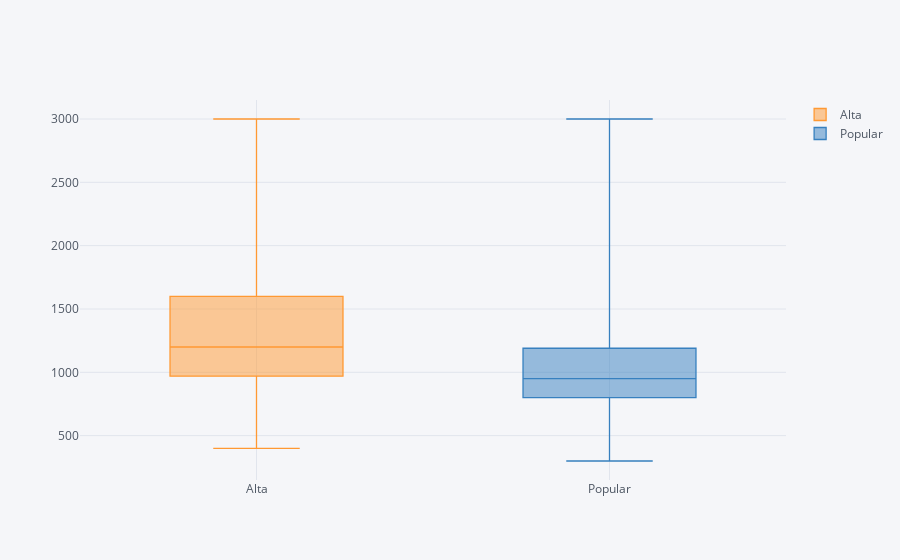

Notebook code cell kept with this figure:
### Code cell
df[['Zona_cat', 'Precio']].pivot(columns='Zona_cat', values='Precio').iplot(kind='box')

### Figure 1 — Plotly figure (JSON) as saved in the notebook; plotly's stock layout.template omitted (floating-point values rounded to 4 significant figures; data arrays with more than 128 entries replaced by an {"elided": "..."} marker saying what was removed)
{"data": [{"boxpoints": false, "line": {"width": 1.3}, "marker": {"color": "rgba(255, 153, 51, 1.0)"}, "name": "Alta", "orientation": "v", "type": "box", "y": {"elided": "9608 int values"}}, {"boxpoints": false, "line": {"width": 1.3}, "marker": {"color": "rgba(55, 128, 191, 1.0)"}, "name": "Popular", "orientation": "v", "type": "box", "y": {"elided": "9608 int values"}}], "layout": {"legend": {"bgcolor": "#F5F6F9", "font": {"color": "#4D5663"}}, "paper_bgcolor": "#F5F6F9", "plot_bgcolor": "#F5F6F9", "title": {"font": {"color": "#4D5663"}}, "xaxis": {"gridcolor": "#E1E5ED", "showgrid": true, "tickfont": {"color": "#4D5663"}, "title": {"font": {"color": "#4D5663"}, "text": ""}, "zerolinecolor": "#E1E5ED"}, "yaxis": {"gridcolor": "#E1E5ED", "showgrid": true, "tickfont": {"color": "#4D5663"}, "title": {"font": {"color": "#4D5663"}, "text": ""}, "zerolinecolor": "#E1E5ED"}}}
